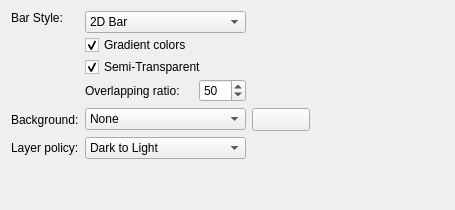
           <widget class="QWidget" name="tabGlobal">
            <attribute name="title">
             <string>Global</string>
            </attribute>
            <layout class="QVBoxLayout">
             <item>
              <layout class="QHBoxLayout">
               <item>
                <layout class="QGridLayout" name="gridLayout_51">
                 <item row="2" column="2">
                  <widget class="GColorPushButton" name="buttonSQL_YieldWizard_BackgroundColor">
                   <property name="sizePolicy">
                    <sizepolicy hsizetype="Fixed" vsizetype="Fixed">
                     <horstretch>0</horstretch>
                     <verstretch>0</verstretch>
                    </sizepolicy>
                   </property>
                   <property name="minimumSize">
                    <size>
                     <width>58</width>
                     <height>23</height>
                    </size>
                   </property>
                   <property name="maximumSize">
                    <size>
                     <width>58</width>
                     <height>23</height>
                    </size>
                   </property>
                   <property name="toolTip">
                    <string>Set background color</string>
                   </property>
                   <property name="text">
                    <string/>
                   </property>
                   <property name="autoDefault">
                    <bool>false</bool>
                   </property>
                  </widget>
                 </item>
                 <item row="2" column="1">
                  <widget class="QComboBox" name="comboSQL_YieldWizard_BackgroundStyle">
                   <property name="toolTip">
                    <string>Background color</string>
                   </property>
                   <item>
                    <property name="text">
                     <string>None</string>
                    </property>
                   </item>
                   <item>
                    <property name="text">
                     <string>White</string>
                    </property>
                   </item>
                   <item>
                    <property name="text">
                     <string>White &amp; Grey</string>
                    </property>
                   </item>
                   <item>
                    <property name="text">
                     <string>Custom color...</string>
                    </property>
                   </item>
                   <item>
                    <property name="text">
                     <string>Gradient color...</string>
                    </property>
                   </item>
                  </widget>
                 </item>
                 <item row="1" column="0">
                  <spacer name="spacer2_2">
                   <property name="orientation">
                    <enum>Qt::Vertical</enum>
                   </property>
                   <property name="sizeType">
                    <enum>QSizePolicy::Expanding</enum>
                   </property>
                   <property name="sizeHint" stdset="0">
                    <size>
                     <width>16</width>
                     <height>49</height>
                    </size>
                   </property>
                  </spacer>
                 </item>
                 <item row="0" column="1" rowspan="2">
                  <layout class="QVBoxLayout">
                   <property name="spacing">
                    <number>2</number>
                   </property>
                   <item>
                    <widget class="QComboBox" name="comboSQL_YieldWizard_BarStyle">
                     <property name="toolTip">
                      <string>Charting Bar style</string>
                     </property>
                     <item>
                      <property name="text">
                       <string>2D Bar</string>
                      </property>
                     </item>
                     <item>
                      <property name="text">
                       <string>2D Overlapping Bar</string>
                      </property>
                     </item>
                     <item>
                      <property name="text">
                       <string>2D Cylindrical Bar</string>
                      </property>
                     </item>
                     <item>
                      <property name="text">
                       <string>3D Bar</string>
                      </property>
                     </item>
                     <item>
                      <property name="text">
                       <string>3D Cylindrical Bar</string>
                      </property>
                     </item>
                    </widget>
                   </item>
                   <item>
                    <widget class="QCheckBox" name="checkSQL_YieldWizard_GradientBarColor">
                     <property name="toolTip">
                      <string>Check to use Gradient colors</string>
                     </property>
                     <property name="text">
                      <string>Gradient colors</string>
                     </property>
                     <property name="checked">
                      <bool>true</bool>
                     </property>
                    </widget>
                   </item>
                   <item>
                    <widget class="QCheckBox" name="checkSQL_YieldWizard_SemiTransparentBar">
                     <property name="toolTip">
                      <string>Check to use Semi-transparent colors</string>
                     </property>
                     <property name="text">
                      <string>Semi-Transparent</string>
                     </property>
                     <property name="checked">
                      <bool>true</bool>
                     </property>
                    </widget>
                   </item>
                   <item>
                    <layout class="QHBoxLayout">
                     <item>
                      <widget class="QLabel" name="labelSQL_YieldWizard_OverlappingRatio">
                       <property name="text">
                        <string>Overlapping ratio:</string>
                       </property>
                       <property name="wordWrap">
                        <bool>false</bool>
                       </property>
                      </widget>
                     </item>
                     <item>
                      <spacer name="spacer2">
                       <property name="orientation">
                        <enum>Qt::Horizontal</enum>
                       </property>
                       <property name="sizeType">
                        <enum>QSizePolicy::Expanding</enum>
                       </property>
                       <property name="sizeHint" stdset="0">
                        <size>
                         <width>17</width>
                         <height>16</height>
                        </size>
                       </property>
                      </spacer>
                     </item>
                     <item>
                      <widget class="QSpinBox" name="spinSQL_YieldWizard_OverlappingRatio">
                       <property name="maximum">
                        <number>100</number>
                       </property>
                       <property name="value">
                        <number>50</number>
                       </property>
                      </widget>
                     </item>
                    </layout>
                   </item>
                  </layout>
                 </item>
                 <item row="2" column="0">
                  <widget class="QLabel" name="labelSQL_YieldWizard_Background">
                   <property name="text">
                    <string>Background:</string>
                   </property>
                   <property name="wordWrap">
                    <bool>false</bool>
                   </property>
                  </widget>
                 </item>
                 <item row="3" column="0">
                  <widget class="QLabel" name="labelSQL_YieldWizard_LayerPolicy">
                   <property name="text">
                    <string>Layer policy:</string>
                   </property>
                   <property name="wordWrap">
                    <bool>false</bool>
                   </property>
                  </widget>
                 </item>
                 <item row="0" column="0">
                  <widget class="QLabel" name="labelSQL_YieldWizard_BarStyle">
                   <property name="text">
                    <string>Bar Style:</string>
                   </property>
                   <property name="wordWrap">
                    <bool>false</bool>
                   </property>
                  </widget>
                 </item>
                 <item row="3" column="1">
                  <widget class="QComboBox" name="comboSQL_YieldWizard_LayerPolicy">
                   <property name="toolTip">
                    <string>Background color</string>
                   </property>
                   <item>
                    <property name="text">
                     <string>Dark to Light</string>
                    </property>
                   </item>
                   <item>
                    <property name="text">
                     <string>Light to Dark</string>
                    </property>
                   </item>
                  </widget>
                 </item>
                </layout>
               </item>
               <item>
                <spacer name="spacer4">
                 <property name="orientation">
                  <enum>Qt::Horizontal</enum>
                 </property>
                 <property name="sizeType">
                  <enum>QSizePolicy::Expanding</enum>
                 </property>
                 <property name="sizeHint" stdset="0">
                  <size>
                   <width>134</width>
                   <height>6</height>
                  </size>
                 </property>
                </spacer>
               </item>
              </layout>
             </item>
             <item>
              <spacer name="spacer3">
               <property name="orientation">
                <enum>Qt::Vertical</enum>
               </property>
               <property name="sizeType">
                <enum>QSizePolicy::Expanding</enum>
               </property>
               <property name="sizeHint" stdset="0">
                <size>
                 <width>9</width>
                 <height>40</height>
                </size>
               </property>
              </spacer>
             </item>
            </layout>
           </widget>
